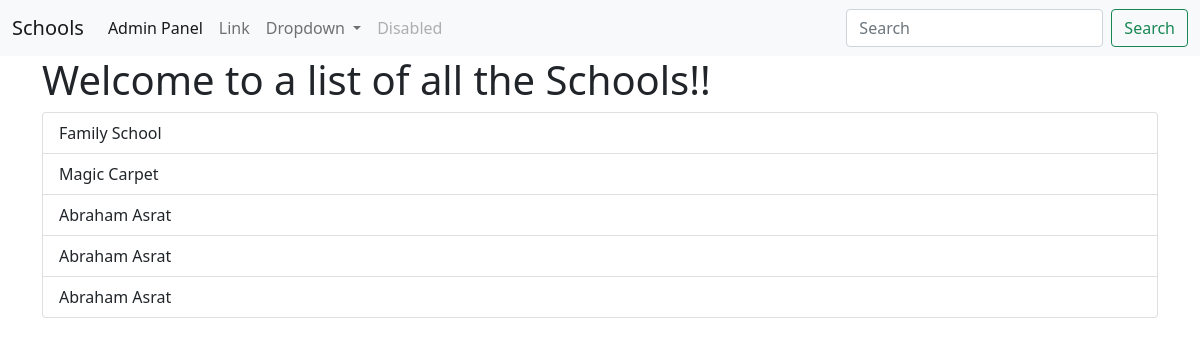
Before: / with the older database file.
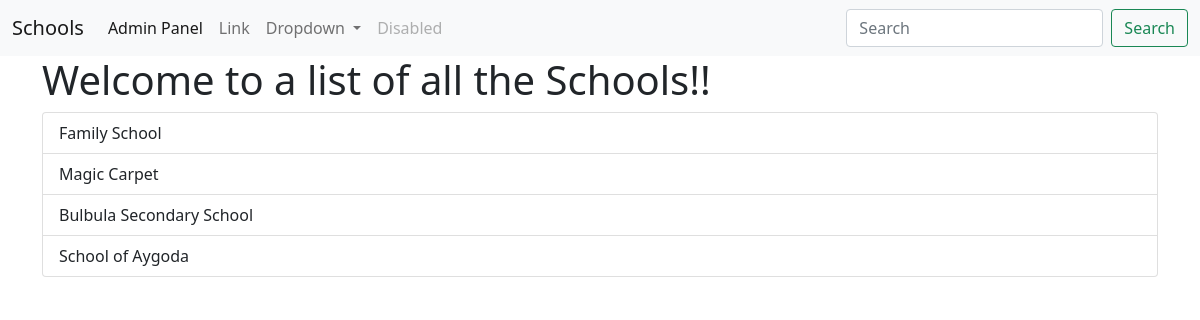
After: the same page with the newer database file.
### basic_app/models.py (models this page shows, shortened)
class School(models.Model):
    name = models.CharField(max_length=256)
    principal = models.CharField(max_length=256)
    location = models.CharField(max_length=256)

### basic_app/views.py (the view)
# urls.py: path('',views.SchoolListView.as_view(), name='school_list'),
class SchoolListView(ListView):
    context_object_name = 'school_list'
    model = models.School

### basic_app/templates/basic_app/school_list.html
{% extends 'basic_app/basic_app_base.html' %}
{% block body_block %}
  <div class="container">
    <h1>Welcome to a list of all the Schools!!</h1>
    <ul class="list-group">
      {% for school in school_list %}
        <li class="list-group-item">
          <a href="{% url 'basic_app:school_detail' pk=school.id %}" class="text-decoration-none text-dark">{{ school.name }}</a>
        </li>
      {% endfor %}
    </ul>
  </div>
{% endblock %}

### basic_app/templates/basic_app/basic_app_base.html (shortened to what this page needs)
<!DOCTYPE html>
<html lang="en">
<head>
    <link href="https://cdn.jsdelivr.net/npm/bootstrap@5.0.2/dist/css/bootstrap.min.css" rel="stylesheet">
</head>
<body>
    <nav class="navbar navbar-expand-lg navbar-light bg-light">
        <div class="container-fluid">
          <a class="navbar-brand" href="{% url 'basic_app:school_list' %}">Schools</a>
          <div class="collapse navbar-collapse" id="navbarSupportedContent">
            <ul class="navbar-nav me-auto mb-2 mb-lg-0">
              <li class="nav-item">
                <a class="nav-link active" aria-current="page" href="{% url 'admin:index' %}">Admin Panel</a>
              </li>
              <li class="nav-item">
                <a class="nav-link" href="#">Link</a>
              </li>
              <li class="nav-item dropdown">
                <a class="nav-link dropdown-toggle" href="#" id="navbarDropdown" role="button" data-bs-toggle="dropdown" aria-expanded="false">
                  Dropdown
                </a>
              </li>
              <li class="nav-item">
                <a class="nav-link disabled" href="#" tabindex="-1" aria-disabled="true">Disabled</a>
              </li>
            </ul>
            <form class="d-flex">
              <input class="form-control me-2" type="search" placeholder="Search" aria-label="Search">
              <button class="btn btn-outline-success" type="submit">Search</button>
            </form>
          </div>
        </div>
      </nav>
{% block body_block %}{% endblock %}
</body>
</html>

Changed rows visible on the page:
removed School: name "Abraham Asrat"
removed School: name "Abraham Asrat"
added School: name "Bulbula Secondary School"
changed School: name "Abraham Asrat" → "School of Aygoda"
